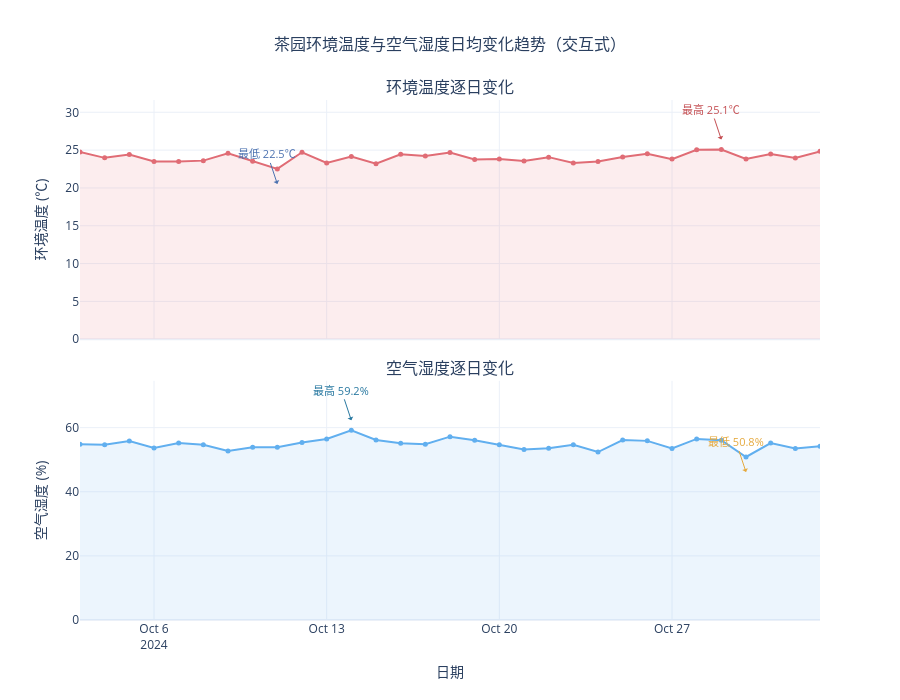

The notebook cell this image was saved under:
### Markdown cell above
### 图8：温度与湿度逐日变化趋势（上下分开展示）

### Code cell
import plotly.graph_objects as go
from plotly.subplots import make_subplots

daily = df_clean.groupby('date')[['Ambient_Temperature','Humidity']].mean().reset_index()
daily['date_str'] = daily['date'].astype(str)

fig = make_subplots(
    rows=2, cols=1,
    shared_xaxes=True,
    vertical_spacing=0.08,
    subplot_titles=('环境温度逐日变化', '空气湿度逐日变化'),
    row_heights=[1, 1]
)

# 上图：温度
fig.add_trace(
    go.Scatter(
        x=daily['date_str'], y=daily['Ambient_Temperature'],
        mode='lines+markers',
        name='环境温度',
        line=dict(color='#E06C75', width=2),
        marker=dict(size=5, color='#E06C75'),
        fill='tozeroy',
        fillcolor='rgba(224,108,117,0.12)',
        hovertemplate='日期: %{x}<br>温度: %{y:.1f} ℃<extra></extra>'
    ),
    row=1, col=1
)

# 标注最高温
t_max = daily.loc[daily['Ambient_Temperature'].idxmax()]
t_min = daily.loc[daily['Ambient_Temperature'].idxmin()]
fig.add_annotation(
    x=t_max['date_str'], y=t_max['Ambient_Temperature'],
    text=f'最高 {t_max["Ambient_Temperature"]:.1f}℃',
    showarrow=True, arrowhead=1, arrowcolor='#C44E52',
    font=dict(color='#C44E52', size=11), yshift=10,
    row=1, col=1
)
fig.add_annotation(
    x=t_min['date_str'], y=t_min['Ambient_Temperature'],
    text=f'最低 {t_min["Ambient_Temperature"]:.1f}℃',
    showarrow=True, arrowhead=1, arrowcolor='#4C72B0',
    font=dict(color='#4C72B0', size=11), yshift=-15,
    row=1, col=1
)

# 下图：湿度
fig.add_trace(
    go.Scatter(
        x=daily['date_str'], y=daily['Humidity'],
        mode='lines+markers',
        name='空气湿度',
        line=dict(color='#61AFEF', width=2),
        marker=dict(size=5, color='#61AFEF'),
        fill='tozeroy',
        fillcolor='rgba(97,175,239,0.12)',
        hovertemplate='日期: %{x}<br>湿度: %{y:.1f} %<extra></extra>'
    ),
    row=2, col=1
)

# 标注最高/最低湿度
h_max = daily.loc[daily['Humidity'].idxmax()]
h_min = daily.loc[daily['Humidity'].idxmin()]
fig.add_annotation(
    x=h_max['date_str'], y=h_max['Humidity'],
    text=f'最高 {h_max["Humidity"]:.1f}%',
    showarrow=True, arrowhead=1, arrowcolor='#2878A0',
    font=dict(color='#2878A0', size=11), yshift=10,
    row=2, col=1
)
fig.add_annotation(
    x=h_min['date_str'], y=h_min['Humidity'],
    text=f'最低 {h_min["Humidity"]:.1f}%',
    showarrow=True, arrowhead=1, arrowcolor='#E5A93D',
    font=dict(color='#E5A93D', size=11), yshift=-15,
    row=2, col=1
)

# 布局
fig.update_layout(
    title=dict(
        text='茶园环境温度与空气湿度日均变化趋势（交互式）',
        font=dict(size=16), x=0.5
    ),
    showlegend=False,
    hovermode='x unified',
    height=700,
    template='plotly_white'
)
fig.update_xaxes(title_text='日期', row=2, col=1)
fig.update_yaxes(title_text='环境温度 (℃)', row=1, col=1)
fig.update_yaxes(title_text='空气湿度 (%)', row=2, col=1)

# 保存为 HTML（交互式）
fig.write_html('../outputs/figures/fig08_interactive.html')
print("图8（交互式）保存为 HTML 完成，在浏览器中打开可交互缩放、悬停查看数值")

# 同时保存静态 PNG 作为后备
fig.write_image('../outputs/figures/fig08_interactive.png', width=1400, height=700, scale=2)
print("图8 静态备份保存完成")

fig.show()

### Figure 1 — Plotly figure (JSON) as saved in the notebook; plotly's stock layout.template omitted (floating-point values rounded to 4 significant figures)
{"data": [{"fill": "tozeroy", "fillcolor": "rgba(224,108,117,0.12)", "hovertemplate": "日期: %{x}<br>温度: %{y:.1f} ℃<extra></extra>", "line": {"color": "#E06C75", "width": 2}, "marker": {"color": "#E06C75", "size": 5}, "mode": "lines+markers", "name": "环境温度", "type": "scatter", "x": ["2024-10-03", "2024-10-04", "2024-10-05", "2024-10-06", "2024-10-07", "2024-10-08", "2024-10-09", "2024-10-10", "2024-10-11", "2024-10-12", "2024-10-13", "2024-10-14", "2024-10-15", "2024-10-16", "2024-10-17", "2024-10-18", "2024-10-19", "2024-10-20", "2024-10-21", "2024-10-22", "2024-10-23", "2024-10-24", "2024-10-25", "2024-10-26", "2024-10-27", "2024-10-28", "2024-10-29", "2024-10-30", "2024-10-31", "2024-11-01", "2024-11-02"], "xaxis": "x", "y": [24.76, 23.98, 24.42, 23.49, 23.48, 23.61, 24.58, 23.52, 22.52, 24.71, 23.29, 24.16, 23.19, 24.45, 24.23, 24.68, 23.76, 23.84, 23.57, 24.07, 23.29, 23.51, 24.08, 24.53, 23.81, 25.04, 25.08, 23.84, 24.48, 23.96, 24.84], "yaxis": "y"}, {"fill": "tozeroy", "fillcolor": "rgba(97,175,239,0.12)", "hovertemplate": "日期: %{x}<br>湿度: %{y:.1f} %<extra></extra>", "line": {"color": "#61AFEF", "width": 2}, "marker": {"color": "#61AFEF", "size": 5}, "mode": "lines+markers", "name": "空气湿度", "type": "scatter", "x": ["2024-10-03", "2024-10-04", "2024-10-05", "2024-10-06", "2024-10-07", "2024-10-08", "2024-10-09", "2024-10-10", "2024-10-11", "2024-10-12", "2024-10-13", "2024-10-14", "2024-10-15", "2024-10-16", "2024-10-17", "2024-10-18", "2024-10-19", "2024-10-20", "2024-10-21", "2024-10-22", "2024-10-23", "2024-10-24", "2024-10-25", "2024-10-26", "2024-10-27", "2024-10-28", "2024-10-29", "2024-10-30", "2024-10-31", "2024-11-01", "2024-11-02"], "xaxis": "x2", "y": [54.84, 54.65, 55.81, 53.65, 55.21, 54.67, 52.69, 53.9, 53.87, 55.39, 56.47, 59.17, 56.17, 55.15, 54.83, 57.18, 56.04, 54.66, 53.18, 53.56, 54.66, 52.39, 56.15, 55.87, 53.48, 56.48, 56.1, 50.84, 55.2, 53.5, 54.19], "yaxis": "y2"}], "layout": {"annotations": [{"font": {"size": 16}, "showarrow": false, "text": "环境温度逐日变化", "x": 0.5, "xanchor": "center", "xref": "paper", "y": 1, "yanchor": "bottom", "yref": "paper"}, {"font": {"size": 16}, "showarrow": false, "text": "空气湿度逐日变化", "x": 0.5, "xanchor": "center", "xref": "paper", "y": 0.46, "yanchor": "bottom", "yref": "paper"}, {"arrowcolor": "#C44E52", "arrowhead": 1, "font": {"color": "#C44E52", "size": 11}, "showarrow": true, "text": "最高 25.1℃", "x": "2024-10-29", "xref": "x", "y": 25.08, "yref": "y", "yshift": 10}, {"arrowcolor": "#4C72B0", "arrowhead": 1, "font": {"color": "#4C72B0", "size": 11}, "showarrow": true, "text": "最低 22.5℃", "x": "2024-10-11", "xref": "x", "y": 22.52, "yref": "y", "yshift": -15}, {"arrowcolor": "#2878A0", "arrowhead": 1, "font": {"color": "#2878A0", "size": 11}, "showarrow": true, "text": "最高 59.2%", "x": "2024-10-14", "xref": "x2", "y": 59.17, "yref": "y2", "yshift": 10}, {"arrowcolor": "#E5A93D", "arrowhead": 1, "font": {"color": "#E5A93D", "size": 11}, "showarrow": true, "text": "最低 50.8%", "x": "2024-10-30", "xref": "x2", "y": 50.84, "yref": "y2", "yshift": -15}], "height": 700, "hovermode": "x unified", "showlegend": false, "title": {"font": {"size": 16}, "text": "茶园环境温度与空气湿度日均变化趋势（交互式）", "x": 0.5}, "xaxis": {"anchor": "y", "domain": [0, 1], "matches": "x2", "showticklabels": false}, "xaxis2": {"anchor": "y2", "domain": [0, 1], "title": {"text": "日期"}}, "yaxis": {"anchor": "x", "domain": [0.54, 1], "title": {"text": "环境温度 (℃)"}}, "yaxis2": {"anchor": "x2", "domain": [0, 0.46], "title": {"text": "空气湿度 (%)"}}}}
